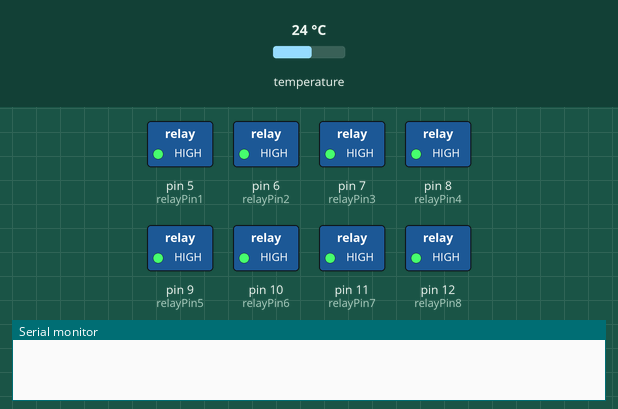
Simulated run of this sketch. Board: Arduino Uno, built with avr-gcc and run on an emulated ATmega328P. Parts: switched loads named in the sketch (green lamp = pin HIGH), the last lines printed to the serial monitor. The inputs (shaded band) are chosen by the test bench; at power-on: temperature 24 °C.

Above: at 0.1 s.
At 1.1 s:
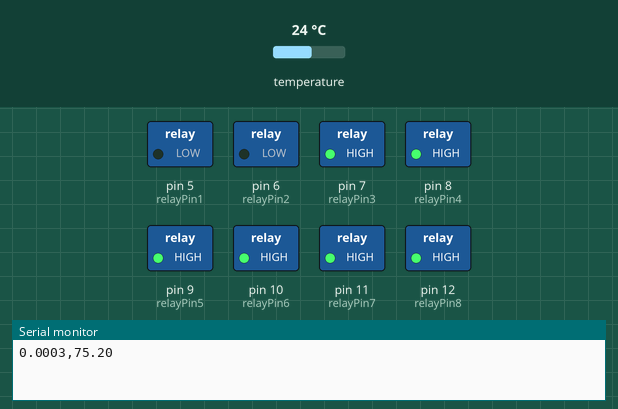
Timing chart, 0 to 2.6 s (numbered marks = the images above):
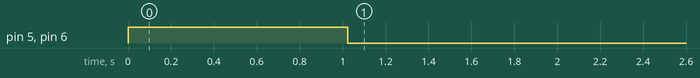

The sketch:

SousVideV1.ino
```cpp
#include <OneWire.h>

int lowSet = 92;  // Low temp where relay turns on
int highSet = 93; // High temp where relay turns off

OneWire  ds(3);  // on pin 3 (a 4.7K resistor is necessary)

long timeN;
double secs;
double mins;
double hrs;

int relayPin1 = 5;
int relayPin2 = 6;
int relayPin3 = 7;
int relayPin4 = 8;
int relayPin5 = 9;
int relayPin6 = 10;
int relayPin7 = 11;
int relayPin8 = 12;

void setup() {
  Serial.begin(9600);
  pinMode(relayPin1, OUTPUT);      // sets the digital pin as output
  pinMode(relayPin2, OUTPUT);      // sets the digital pin as output
  pinMode(relayPin3, OUTPUT);      // sets the digital pin as output
  pinMode(relayPin4, OUTPUT);      // sets the digital pin as output
  pinMode(relayPin5, OUTPUT);      // sets the digital pin as output
  pinMode(relayPin6, OUTPUT);      // sets the digital pin as output
  pinMode(relayPin7, OUTPUT);      // sets the digital pin as output
  pinMode(relayPin8, OUTPUT);      // sets the digital pin as output
  digitalWrite(relayPin1, HIGH);        // Prevents relays from starting up engaged
  digitalWrite(relayPin2, HIGH);        // Prevents relays from starting up engaged
  digitalWrite(relayPin3, HIGH);        // Prevents relays from starting up engaged
  digitalWrite(relayPin4, HIGH);        // Prevents relays from starting up engaged
  digitalWrite(relayPin5, HIGH);        // Prevents relays from starting up engaged
  digitalWrite(relayPin6, HIGH);        // Prevents relays from starting up engaged
  digitalWrite(relayPin7, HIGH);        // Prevents relays from starting up engaged
  digitalWrite(relayPin8, HIGH);        // Prevents relays from starting up engaged
}

void loop(void) {
  byte i;
  byte present = 0;
  byte type_s;
  byte data[12];
  byte addr[8];
  float celsius, fahrenheit;

  if ( !ds.search(addr)) {
    ds.reset_search();
    delay(250);
    return;
  }

  if (OneWire::crc8(addr, 7) != addr[7]) {
      Serial.println("CRC is not valid!");
      return;
  }

  // the first ROM byte indicates which chip
  switch (addr[0]) {
    case 0x10:
      //Serial.println("  Chip = DS18S20");  // or old DS1820
      type_s = 1;
      break;
    case 0x28:
      //Serial.println("  Chip = DS18B20");
      type_s = 0;
      break;
    case 0x22:
      //Serial.println("  Chip = DS1822");
      type_s = 0;
      break;
    default:
      //Serial.println("Device is not a DS18x20 family device.");
      return;
  }

  ds.reset();
  ds.select(addr);
  ds.write(0x44, 1);        // start conversion, with parasite power on at the end

  delay(1000);     // maybe 750ms is enough, maybe not

  present = ds.reset();
  ds.select(addr);
  ds.write(0xBE);         // Read Scratchpad

  for ( i = 0; i < 9; i++) {           // we need 9 bytes
    data[i] = ds.read();
  }

  // Convert the data to actual temperature
  // because the result is a 16 bit signed integer, it should
  // be stored to an "int16_t" type, which is always 16 bits
  // even when compiled on a 32 bit processor.
  int16_t raw = (data[1] << 8) | data[0];
  if (type_s) {
    raw = raw << 3; // 9 bit resolution default
    if (data[7] == 0x10) {
      // "count remain" gives full 12 bit resolution
      raw = (raw & 0xFFF0) + 12 - data[6];
    }
  } else {
    byte cfg = (data[4] & 0x60);
    // at lower res, the low bits are undefined, so let's zero them
    if (cfg == 0x00) raw = raw & ~7;  // 9 bit resolution, 93.75 ms
    else if (cfg == 0x20) raw = raw & ~3; // 10 bit res, 187.5 ms
    else if (cfg == 0x40) raw = raw & ~1; // 11 bit res, 375 ms
    //// default is 12 bit resolution, 750 ms conversion time
  }
  celsius = (float)raw / 16.0;
  fahrenheit = celsius * 1.8 + 32.0;

  //Time calculation
  timeN = millis();
  secs = timeN / 1000;
  mins = secs / 60;
  hrs = mins / 60;

  /*----------
  Serial output, read with python script
  ----------*/
  //Serial.print("  Temperature = ");
  //Serial.print(celsius);
  //Serial.print(" Celsius, ");
  Serial.print(hrs,4);
  Serial.print(",");
  Serial.println(fahrenheit);
  //Serial.println(" Fahrenheit");

  /*----------
  Relay control section, limits set in lines 3 and 4
  ----------*/
  if (fahrenheit < lowSet) {
    relayOn (relayPin1);
    relayOn (relayPin2);
  } else if (fahrenheit > highSet) {
    relayOff (relayPin1);
    relayOff (relayPin2);
  }
}

int relayOn (int relayNumber) {digitalWrite(relayNumber, LOW);}

int relayOff (int relayNumber) {digitalWrite(relayNumber,HIGH);}
```

Measured:
- by itself, pin 5 (relayPin1), pin 6 (relayPin2): HIGH → LOW at 1.0 s
